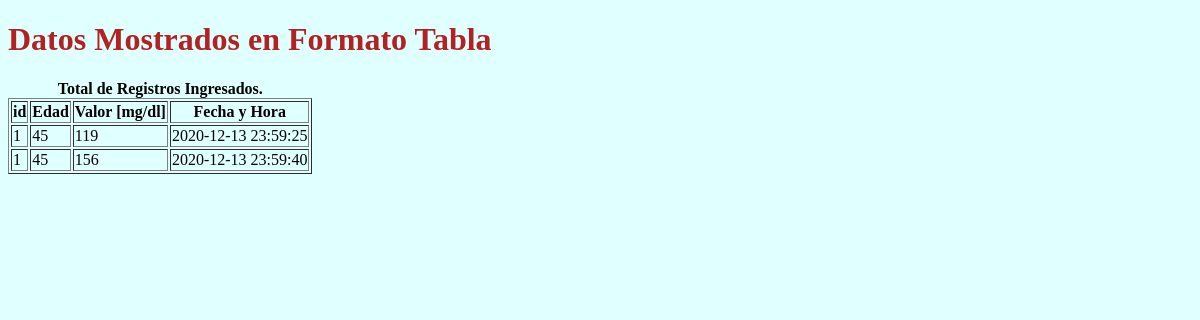
Before: /niveles/tabla with the older database file.
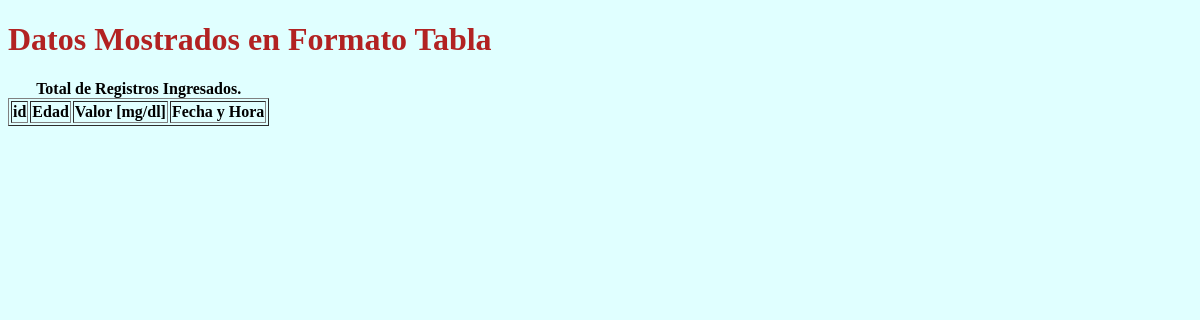
After: the same page with the newer database file.
### tables this page shows
CREATE TABLE persona(
    [id] INTEGER PRIMARY KEY AUTOINCREMENT,
    [name] TEXT NOT NULL,
    [age] INTEGER,
    [gender] TEXT NOT NULL,
    [value] INTEGER NOT NULL,
    [datetime] DATETIME NOT NULL,
    [fk_registro_id] INTEGER NOT NULL REFERENCES registro(id)
);

### app.py (the view)
@app.route(endpoint['niveles_tabla'])
def niveles_tabla():
    try:
        rows = diabetes.report(dict_format=False)
        c1 = [value[0] for value in rows]   # Obtengo el id
        c2 = [value[1] for value in rows]   # Obtengo la edad
        c3 = [value[2] for value in rows]   # Obtengo el Valor de Azúcar
        c4 = [value[3] for value in rows]   # Obtengo le fecha y hora del Registro
        return render_template(templates['tabla_niveles'], row=zip(c1, c2, c3, c4))
    except:
        return jsonify({'trace': traceback.format_exc()})

### diabetes.py (called while the page is built)
def report(dict_format=False):
    conn = sqlite3.connect(db['database'])
    conn.execute("""PRAGMA foreign_keys = 1;""")
    if dict_format is True:
        conn.row_factory = dict_factory
    c = conn.cursor()
    query = """ SELECT fk_registro_id AS id, age, value, datetime
                FROM persona
                ORDER BY fk_registro_id;"""
    c.execute(query)
    query_result = c.fetchall()
    conn.close()
    return query_result

### templates/tabla_niveles.html
<!DOCTYPE html>
<html>
    <head>
        <h1 style="color:rgba(178, 34, 34)">
            Datos Mostrados en Formato Tabla
        </h1>
    </head>
    <body style="background-color:rgba(224, 255, 255)">
        <table class="egt" border="1">
            <caption>
                <b>Total de Registros Ingresados.</b>
            </caption>
            <thead cellpadding="1.0" cellspacing="1.0">
                <tr>
                    <th><b>id</b></th>
                    <th><b>Edad</b></th>
                    <th><b>Valor [mg/dl]</b></th>
                    <th><b>Fecha y Hora</b></th>
                </tr>
                {% for c1, c2, c3, c4 in row %}
                    <tr>
                        <td>{{c1}}</td>
                        <td>{{c2}}</td>
                        <td>{{c3}}</td>
                        <td>{{c4}}</td>
                    </tr>
                {% endfor %}
            </thead cellpadding="0" cellspacing="0">
        </table>
    </body>
</html>

Changed rows visible on the page:
removed persona: fk_registro "1", age "45", value "119", datetime "2020-12-13 23:59:25"
removed persona: fk_registro "1", age "45", value "156", datetime "2020-12-13 23:59:40"
